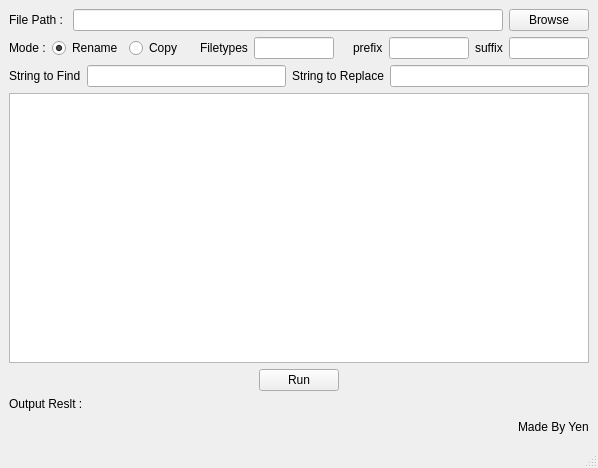
<?xml version="1.0" encoding="UTF-8"?>
<ui version="4.0">
 <class>MainWindow</class>
 <widget class="QMainWindow" name="MainWindow">
  <property name="geometry">
   <rect>
    <x>0</x>
    <y>0</y>
    <width>598</width>
    <height>468</height>
   </rect>
  </property>
  <property name="windowTitle">
   <string>MainWindow</string>
  </property>
  <widget class="QWidget" name="centralwidget">
   <layout class="QGridLayout" name="gridLayout">
    <item row="0" column="0">
     <layout class="QGridLayout" name="gridLayout_2">
      <item row="0" column="0">
       <layout class="QHBoxLayout" name="horizontalLayout">
        <item>
         <widget class="QLabel" name="labelPath">
          <property name="cursor">
           <cursorShape>ArrowCursor</cursorShape>
          </property>
          <property name="text">
           <string>File Path : </string>
          </property>
         </widget>
        </item>
        <item>
         <widget class="QLineEdit" name="filepathEdit">
          <property name="enabled">
           <bool>true</bool>
          </property>
          <property name="toolTip">
           <string>Displays the currently selected folder path.</string>
          </property>
          <property name="text">
           <string/>
          </property>
          <property name="readOnly">
           <bool>true</bool>
          </property>
         </widget>
        </item>
        <item>
         <widget class="QPushButton" name="pushButtonBrowse">
          <property name="toolTip">
           <string>Click to browse and select a folder.</string>
          </property>
          <property name="text">
           <string>Browse</string>
          </property>
         </widget>
        </item>
       </layout>
      </item>
      <item row="6" column="0">
       <layout class="QHBoxLayout" name="horizontalLayout_4">
        <item>
         <spacer name="horizontalSpacer_6">
          <property name="orientation">
           <enum>Qt::Horizontal</enum>
          </property>
          <property name="sizeHint" stdset="0">
           <size>
            <width>40</width>
            <height>20</height>
           </size>
          </property>
         </spacer>
        </item>
        <item>
         <widget class="QLabel" name="label">
          <property name="text">
           <string>Made By Yen</string>
          </property>
         </widget>
        </item>
       </layout>
      </item>
      <item row="1" column="0">
       <layout class="QHBoxLayout" name="horizontalLayout_9">
        <item>
         <widget class="QLabel" name="labelMode">
          <property name="text">
           <string>Mode :</string>
          </property>
         </widget>
        </item>
        <item>
         <widget class="QRadioButton" name="radioButtonRename">
          <property name="toolTip">
           <string>Apply the renaming rules to the selected files.</string>
          </property>
          <property name="autoFillBackground">
           <bool>false</bool>
          </property>
          <property name="text">
           <string>Rename</string>
          </property>
          <property name="checked">
           <bool>true</bool>
          </property>
          <attribute name="buttonGroup">
           <string notr="true">renameOrCopy</string>
          </attribute>
         </widget>
        </item>
        <item>
         <widget class="QRadioButton" name="radioButtonCopy">
          <property name="toolTip">
           <string>Copy selected files and apply the renaming settings</string>
          </property>
          <property name="text">
           <string>Copy</string>
          </property>
          <attribute name="buttonGroup">
           <string notr="true">renameOrCopy</string>
          </attribute>
         </widget>
        </item>
        <item>
         <spacer name="horizontalSpacer">
          <property name="orientation">
           <enum>Qt::Horizontal</enum>
          </property>
          <property name="sizeHint" stdset="0">
           <size>
            <width>40</width>
            <height>20</height>
           </size>
          </property>
         </spacer>
        </item>
        <item>
         <widget class="QLabel" name="labelFileType">
          <property name="text">
           <string>Filetypes</string>
          </property>
         </widget>
        </item>
        <item>
         <widget class="QLineEdit" name="ExtTypeEdit">
          <property name="toolTip">
           <string>The file extension you selected</string>
          </property>
         </widget>
        </item>
        <item>
         <spacer name="horizontalSpacer_2">
          <property name="orientation">
           <enum>Qt::Horizontal</enum>
          </property>
          <property name="sizeHint" stdset="0">
           <size>
            <width>40</width>
            <height>20</height>
           </size>
          </property>
         </spacer>
        </item>
        <item>
         <widget class="QLabel" name="labelPrefix">
          <property name="text">
           <string>prefix</string>
          </property>
         </widget>
        </item>
        <item>
         <widget class="QLineEdit" name="prefixEdit">
          <property name="toolTip">
           <string>Add this text at the beginning of each filename. An underscore (_) will be added automatically. (e.g., 'pre' → 'pre_filename')</string>
          </property>
         </widget>
        </item>
        <item>
         <widget class="QLabel" name="labelSuffix">
          <property name="text">
           <string>suffix</string>
          </property>
         </widget>
        </item>
        <item>
         <widget class="QLineEdit" name="suffixEdit">
          <property name="toolTip">
           <string>Append this text to the end of each filename before the extension. An underscore (_) will be added automatically. (e.g., 'suf' → 'filename_suf.txt')</string>
          </property>
         </widget>
        </item>
       </layout>
      </item>
      <item row="2" column="0">
       <layout class="QHBoxLayout" name="horizontalLayout_10">
        <item>
         <widget class="QLabel" name="labelFind">
          <property name="text">
           <string>String to Find</string>
          </property>
         </widget>
        </item>
        <item>
         <widget class="QLineEdit" name="findStringEdit">
          <property name="toolTip">
           <string>The name of the selected file.</string>
          </property>
          <property name="readOnly">
           <bool>true</bool>
          </property>
         </widget>
        </item>
        <item>
         <widget class="QLabel" name="labelReplace">
          <property name="text">
           <string>String to Replace</string>
          </property>
         </widget>
        </item>
        <item>
         <widget class="QLineEdit" name="replaceStringEdit">
          <property name="toolTip">
           <string>Enter a new name for the file</string>
          </property>
         </widget>
        </item>
       </layout>
      </item>
      <item row="3" column="0">
       <widget class="QListWidget" name="listWidget"/>
      </item>
      <item row="4" column="0">
       <layout class="QHBoxLayout" name="horizontalLayout_12">
        <item>
         <spacer name="horizontalSpacer_3">
          <property name="orientation">
           <enum>Qt::Horizontal</enum>
          </property>
          <property name="sizeHint" stdset="0">
           <size>
            <width>40</width>
            <height>20</height>
           </size>
          </property>
         </spacer>
        </item>
        <item>
         <widget class="QPushButton" name="pushButtonRun">
          <property name="toolTip">
           <string>Click to rename or copy files based on your selected settings.</string>
          </property>
          <property name="text">
           <string>Run</string>
          </property>
         </widget>
        </item>
        <item>
         <spacer name="horizontalSpacer_4">
          <property name="orientation">
           <enum>Qt::Horizontal</enum>
          </property>
          <property name="sizeHint" stdset="0">
           <size>
            <width>40</width>
            <height>20</height>
           </size>
          </property>
         </spacer>
        </item>
       </layout>
      </item>
      <item row="5" column="0">
       <layout class="QHBoxLayout" name="horizontalLayout_2">
        <item>
         <widget class="QLabel" name="labelOutputTip">
          <property name="maximumSize">
           <size>
            <width>80</width>
            <height>16777215</height>
           </size>
          </property>
          <property name="toolTip">
           <string>Displays the execution results of the renaming or copying process.</string>
          </property>
          <property name="text">
           <string>Output Reslt :</string>
          </property>
         </widget>
        </item>
        <item>
         <widget class="QLabel" name="labelResult">
          <property name="toolTip">
           <string>Displays the execution results of the renaming or copying process.</string>
          </property>
          <property name="text">
           <string/>
          </property>
         </widget>
        </item>
       </layout>
      </item>
     </layout>
    </item>
   </layout>
  </widget>
  <widget class="QMenuBar" name="menubar">
   <property name="geometry">
    <rect>
     <x>0</x>
     <y>0</y>
     <width>598</width>
     <height>21</height>
    </rect>
   </property>
  </widget>
  <widget class="QStatusBar" name="statusbar"/>
 </widget>
 <resources/>
 <connections/>
 <buttongroups>
  <buttongroup name="renameOrCopy"/>
 </buttongroups>
</ui>
